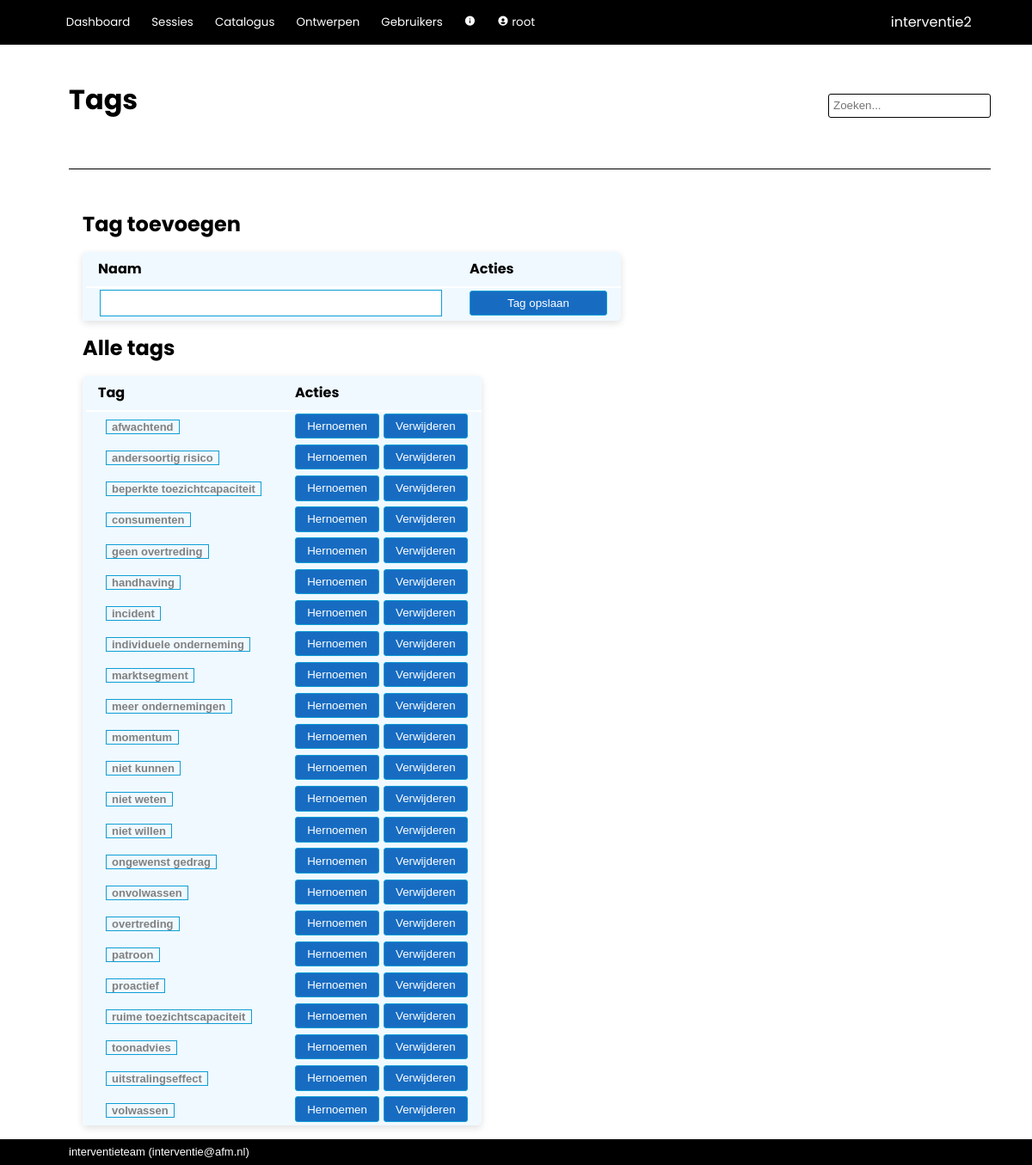
/tools/tags (signed in), run on the app's committed database.
### interventie2/models.py (models this page shows, shortened)
class User(db.Model, UserMixin):
    __tablename__ = 'users'
    id            = db.Column(db.Integer, primary_key=True)
    name          = db.Column(db.String(80), nullable=False, unique=True)
    password      = db.Column(db.String(200), nullable=False)
    role_id       = db.Column(db.Integer, db.ForeignKey('roles.id'), nullable=False, default=4) #references roles.id
    description   = db.Column(db.String(2000), nullable=False, default="")
    email         = db.Column(db.String(254))
    link          = db.Column(db.String(1000))
    active        = db.Column(db.Boolean, nullable=False, default=True)
    date_created  = db.Column(db.DateTime(timezone=True), server_default=func.now())
    last_seen     = db.Column(db.DateTime(timezone=True), server_default=func.now())
    role = relationship('Role')
    messages = relationship('Message', back_populates='recipient', foreign_keys="Message.recipient_id", cascade='all, delete-orphan')
    messages_sent = relationship('Message', back_populates='sender', foreign_keys="Message.sender_id")
    worksession = relationship('Worksession', back_populates='creator')
    plan = relationship('Plan', back_populates='creator')
    allowed_worksessions = relationship('Worksession', secondary='worksession_access', back_populates='allowed_users')
    owned_instruments = relationship('Instrument', back_populates='owner')
    def unread_messages(self):
        return sum(1 for message in self.messages if (message.unread) and (message.deliver_after.date() <= date.today()))
    def unread_message_alert(self):
        return self.unread_messages() > 0

class Tag(db.Model):
    __tablename__ = 'tags'
    id            = db.Column(db.Integer, primary_key=True)
    name          = db.Column(db.String(100), nullable=False, unique=True)
    instruments = relationship('InstrumentTagAssignment', back_populates='tag', cascade='all, delete-orphan')

### interventie2/tools/routes.py (the view)
@tools.route('/tags', methods=['GET', 'POST'])
@login_required
def tags():
    if not current_user.role.edit_questionnaire:
        return render_template('error/index.html', title='Onvoldoende rechten', message='Onvoldoende rechten om tags te wijzigen.')
    form = TagForm()
    tags = Tag.query.order_by(Tag.name)
    if form.validate_on_submit():
        tag = Tag(name = form.name.data)
        db.session.add(tag)
        db.session.commit()
        return redirect(url_for('tools.tags'))
    elif request.method == 'GET':
        pass
    return render_template('tools/tags.html', edit_catalog_allowed=current_user.role.edit_catalog, tags=tags, form=form)

### interventie2/forms.py
class TagForm(FlaskForm):
    name               = StringField('Naam', validators=[DataRequired(), Length(min=2, max=100)], render_kw={'size': 40})
    submit             = SubmitField('Tag opslaan')

### interventie2/models.py (called while the page is built)
@login_manager.user_loader
def load_user(user_id):
    return User.query.get(user_id)

### interventie2/tools/templates/tools/tags.html (shortened to what this page needs)
{% extends 'base.html' %}
{% block page_title %}
Tags
{% endblock %}
{% block body %}
<div>
    {% include 'tag_table.html' %}
{% endblock %}

### interventie2/templates/base.html (shortened to what this page needs)
<!DOCTYPE html>
<html lang="en">
    <head>
        <link rel="stylesheet" href="{{ url_for('static', filename='css/styles.css')}}">
        <link href="https://unpkg.com/boxicons@2.1.2/css/boxicons.min.css" rel="stylesheet">
    </head>
    <body>
        {% import 'jinja_macros.html' as macro %}
        <header>
            <div class="logo">{{ config['APP_NAME'] }}</div>
            <div class="modes">
                {% if current_user.is_authenticated %}
                    <button>
                        <a href="{{ url_for('main.index') }}">Dashboard</a>
                    </button>
                    <button>
                        <a href="{{ url_for('main.worksessions') }}">Sessies</a>
                    </button>
                    <button>
                        <a href="{{ url_for('catalog.index') }}">Catalogus</a>
                    </button>
                    {% if current_user.role.edit_questionnaire %}
                        <button>
                            <a href="{{ url_for('tools.index') }}">Ontwerpen</a>
                        </button>
                    {% endif %}
                    {% if current_user.role.edit_users %}
                        <button>
                            <a href="{{ url_for('admin.index') }}">Gebruikers</a>
                        </button>
                    {% endif %}
                    {% if current_user.role.see_app_info %}
                        <button>
                            <a href="{{ url_for('admin.info') }}"><i class='bx bxs-info-circle'></i></a>
                        </button>
                    {% endif %}
                    <button>
                        <a href="{{ url_for('admin.user', id=current_user.id) }}"><i class='bx bxs-user-circle'></i>
                            {{ current_user.name }}
                        </a>
                    </button>
                {% else %}
                    <button>
                        <a href="{{ url_for('main.login') }}">Login</a>
                    </button>
                {% endif %}
            </div>
        </header>
        <nav>
            <div class="title">{% block page_title %}{% endblock %}</div>
            {% if current_user.is_authenticated %}
                <form action="/analysis/search" method="get" class="search">
                    <input id="search" type="search"  name="q" value="{{ request.args.get('q') or '' }}" placeholder="Zoeken...">
                </form>
            {% endif %}
            <div class="tabs">{% block tabs %}{% endblock %}</div>
        </nav>
        <main>
            <section>{% block body %}{% endblock %}</section>
        </main>
        <footer>{{ config['MAINTAINER'] }} (<a href="mailto:{{ config['MAINTAINER_EMAIL'] }}">{{ config['MAINTAINER_EMAIL'] }}</a>)</footer>
    </body>
</html>

### interventie2/templates/jinja_macros.html (shortened to what this page needs)
{% macro confirm_redirect(link_name, message, address) %}
    <a href="#" onclick="
        var message = &quot; {{ message }} &quot; ;
        var address = &quot; {{ address }} &quot; ;
        var result = confirm(message);
        if (result == true) { window.location.href = address } ;
        return false;
        ">
        {{ link_name }}
    </a>
{%- endmacro %}

### interventie2/templates/tag_table.html (shortened to what this page needs)
{% if edit_catalog_allowed %}
<h1>Tag toevoegen</h1>
<table>
    <thead>
        <tr>
            <th>Naam</th>
            <th colspan="2">Acties</th>
        </tr>
    </thead>
    <tbody>
        <form method="POST">
            <tr>
                <td>{{ form.name }}</td>
                <td>{{ form.submit }}</td>
            </tr>
        </form>
    </tbody>
</table>
{% endif %}
<h1>Alle tags</h1>
<table class="sortable">
    <thead>
        <tr>
            <th>Tag</th>
            <th>Acties</th>
        </tr>
    </thead>
    <tbody>
        {% for tag in tags %}
            <tr>
                <td>
                    <a href="{{ url_for('tools.tag', tag_id=tag.id) }}" class="tag">{{ tag.name }}</a>
                </td>
                <td>
                    <a href="{{ url_for('tools.edit_tag', tag_id=tag.id) }}"><button>Hernoemen</button></a>
                    <button>{{ macro.confirm_redirect( "Verwijderen", "Tag '"+tag.name+"'' verwijderen? Hiermee worden verwijzingen naar deze tag ook verwijderd.",  url_for('tools.delete_tag', tag_id=tag.id) ) }}</button>
                </td>
            </tr>
        {% endfor %}
    </tbody>
</table>
</div>

### interventie2/static/css/styles.css (style rules this page uses)
:root { --dark-blue: #0f2841; --light-blue: #0e9ed5; --green: #3b7d23; --red: red; --highlight: #195fa6; --mid-grey: #0e9ed5; --object: #f0f9ff; --alert: red; --button-bg: #176cc2; --button-fg: white; }
html, body { font-family: sans-serif; line-height: 1.5em; padding: 0px; margin: 0px; }
a { color: inherit; text-decoration: none; }
h1, h2, h3 { font-family: "Poppins", sans-serif; }
h1 { font-size: x-large; }
button { border: 1px solid var(--mid-grey); background-color: var(--button-bg); color: var(--button-fg); min-height: 2.2em; border-radius: 3px; min-width: 7em; padding-left: 1em; padding-right: 1em; margin-bottom: 2px; }
button a { text-decoration: none; }
input[type=submit] { border: 1px solid var(--mid-grey); background-color: var(--button-bg); color: var(--button-fg); font-size: smaller; min-height: 2.2em; border-radius: 3px; min-width: 10rem; margin-bottom: 2px; }
input { background-color: white;; border: 1px solid var(--mid-grey); font-size: inherit; min-height: 1.7rem; margin-bottom: 2px; }
table { background: var(--object); border-radius: 5px; border-collapse: collapse; box-shadow: rgba(0, 0, 0, 0.12) 0px 3px 8px; }
thead { border-bottom: solid 2px white; }
th { border-bottom: 1px solid white; color: black; font-weight: bold; font-family: "Poppins", sans-serif; padding: 0.5em 1em; text-align: left; }
td { padding: 0.15em 1em; }
tbody tr { border-left: 4px solid var(--object); transition:all 0.25s ease; }
body { display: grid; height: 100vh; grid-template-rows: min-content min-content auto min-content; grid-template-areas: "header" "nav" "main" "footer"; }
header { grid-area: header; background-color: black; display: grid; grid-template-columns: auto min-content; grid-template-rows: auto; grid-template-areas: "modes logo"; color: white; align-items: center; padding: 0.6rem 4.4rem; font-family: "Poppins", sans-serif; }
header a { text-decoration: none; font-family: "Poppins", sans-serif; }
.logo { grid-area: logo; }
.modes { grid-area: modes; padding: 0px; margin: 0px; }
.modes button { background: inherit; outline: none; cursor: pointer; padding: 0.4rem 0.4rem; margin: 0 0.5rem 0 0; border: none; border-radius: 0px; color: white; font-family: "Poppins", sans-serif; font-size: smaller; min-width: 0; }
.modes a { text-decoration: none; }
nav { grid-area: nav; display: grid; grid-template-columns: 1fr auto; grid-template-areas: "title search" "steps steps" "tabs tabs "; align-items: center; margin: 3rem 3rem 1rem 5rem; }
.title { grid-area: title; font-family: "Poppins", sans-serif; color: black; font-size: xx-large; font-weight: bold; padding: 0 0 1rem 0; line-height: 1em; }
.search { grid-area: search; display: flex; align-items: center; text-decoration: none; border: none; }
.search input { background-color: white;; border: 1px solid black; border-radius: 3px; padding: 5px; font-size: smaller; height: 1.7rem; }
.tabs { grid-area: tabs; display: flex; padding-top: 3rem; overflow: hidden; font-size: inherit; border-bottom: 1px solid black; }
main { grid-area: main; padding: 1rem 5rem; display: grid; grid-template-columns: min-content 100%; grid-template-areas: "aside section "; overflow-y: auto; }
section { grid-area: section; padding: 0; margin-left: 1rem; margin-right: 1rem; }
footer { grid-area: footer; background-color: black; color: white; align-items: center; padding: 0.2rem 5rem; font-size: small; }
.tag { font-weight: bold; font-size: small; color: grey; padding: 0 0.5em 0 0.5em; margin: 0 0.5em 0 0.5em; border: 1px solid var(--mid-grey); white-space: nowrap; text-decoration: none; }

### data on the page
User: name "root", MAINTAINER_EMAIL "interventie@afm.nl"
Tag: name "afwachtend", link_name "Verwijderen"
Tag: name "andersoortig risico", link_name "Verwijderen"
Tag: name "beperkte toezichtcapaciteit", link_name "Verwijderen"
Tag: name "consumenten", link_name "Verwijderen"
Tag: name "geen overtreding", link_name "Verwijderen"
Tag: name "handhaving", link_name "Verwijderen"
Tag: name "incident", link_name "Verwijderen"
Tag: name "individuele onderneming", link_name "Verwijderen"
Tag: name "marktsegment", link_name "Verwijderen"
Tag: name "meer ondernemingen", link_name "Verwijderen"
Tag: name "momentum", link_name "Verwijderen"
Tag: name "niet kunnen", link_name "Verwijderen"
Tag: name "niet weten", link_name "Verwijderen"
Tag: name "niet willen", link_name "Verwijderen"
Tag: name "ongewenst gedrag", link_name "Verwijderen"
Tag: name "onvolwassen", link_name "Verwijderen"
Tag: name "overtreding", link_name "Verwijderen"
Tag: name "patroon", link_name "Verwijderen"
Tag: name "proactief", link_name "Verwijderen"
Tag: name "ruime toezichtscapaciteit", link_name "Verwijderen"
Tag: name "toonadvies", link_name "Verwijderen"
Tag: name "uitstralingseffect", link_name "Verwijderen"
Tag: name "volwassen", link_name "Verwijderen"

### other printed values
{{ config['APP_NAME'] }} "interventie2"
{{ config['MAINTAINER'] }} "interventieteam"
